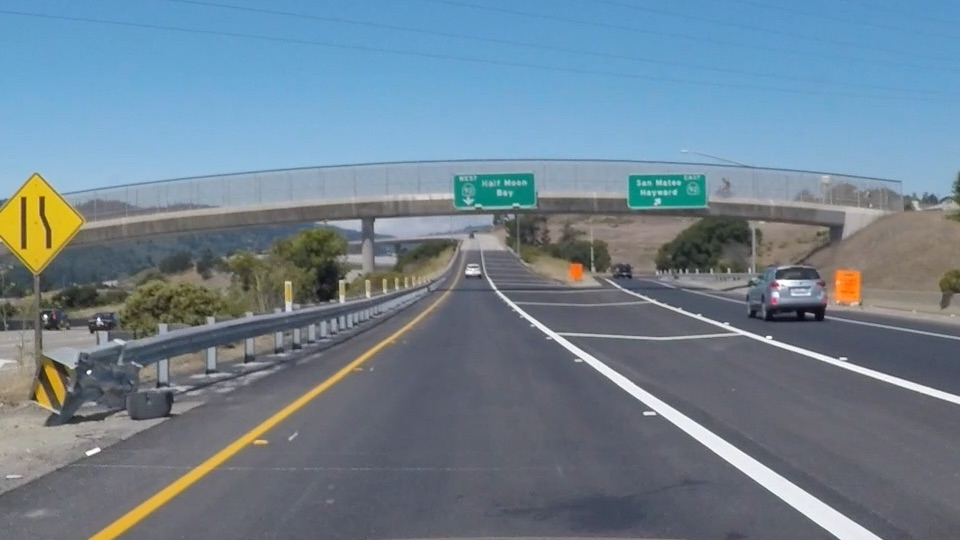
%> input picture Project1/exit-ramp.jpg, 960 x 540 px
$ octave laneFilterTest.m   (GNU Octave 9; MATLAB toolbox functions it lacks are replaced by stand-ins)
%> lines starting %> are read from the running program, lines starting %| are printed output that depends on the picture; in (x1, y1, x2, y2) boxes, pixels count from 0 and x2, y2 are one past the last pixel; in counts of white or black regions, pixels touching at a corner belong together; the program's own positions count from 1
% [17 lines of commented-out code are left out]
pic = imread('exit-ramp.jpg');
%> pic is the input picture: size 540x960x3 uint8; mean R, G, B 111.3, 130.2, 144.4
% pic = imread('highway-construction-service-500x500.jpg');
shape = size(pic);
%> shape = [540 960 3]
gray_pic = rgb2gray(pic);
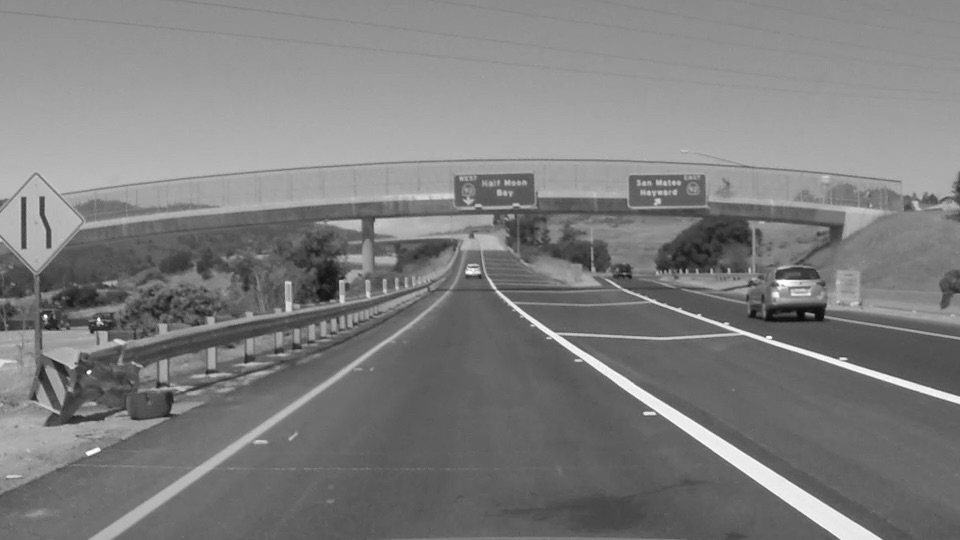
%> gray_pic: size 540x960 uint8; min 7, max 255, mean 126.2
edge_pic = edge(gray_pic,'canny',[0.31,0.36]);
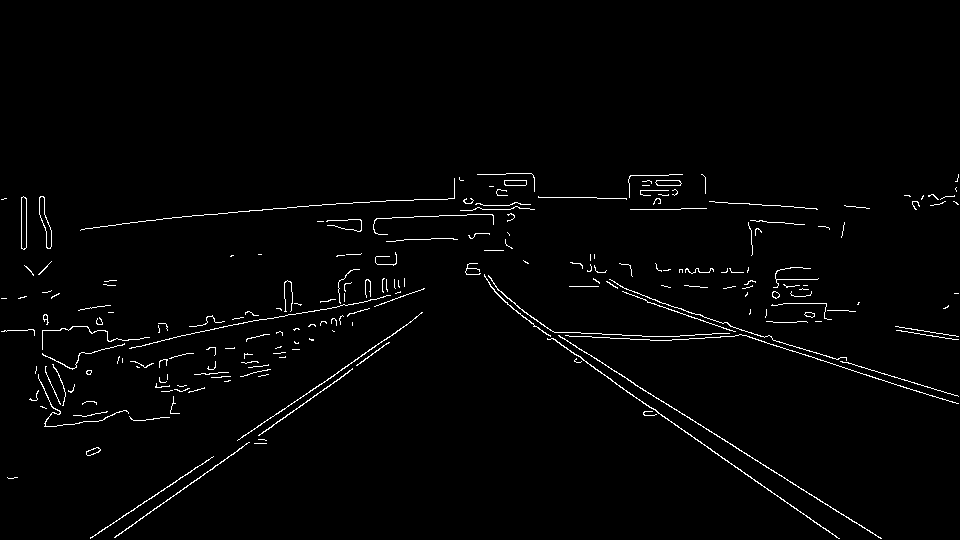
%> edge_pic: size 540x960 logical; 1.7% white in thin lines or dots, all inside (x1, y1, x2, y2) = (1, 173, 959, 539)

%region masking
target_x=0.4;
target_y=0.6*shape(1);
%> target_y = 324
a=[shape(2)*target_x,shape(2)*(1-target_x),shape(2),0];
%> a = [384 576 960 0]
b=[target_y,target_y,shape(1),shape(1)];
%> b = [324 324 540 540]
bw=roipoly(pic,a,b);
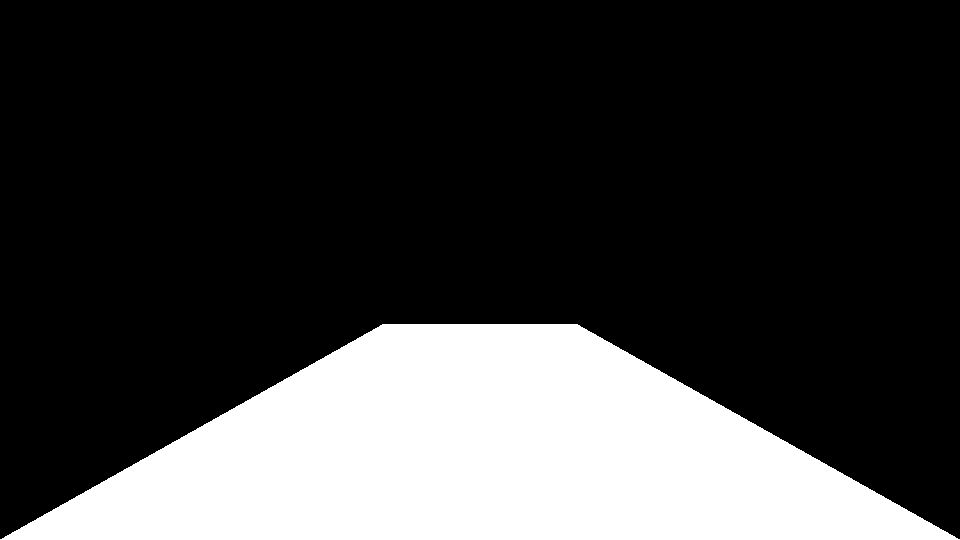
%> bw: size 540x960 logical; 24.1% white; 1 white region, box (x1, y1, x2, y2) and area: (0, 324, 960, 540) 124800
BW=(edge_pic(:,:,1)&bw);
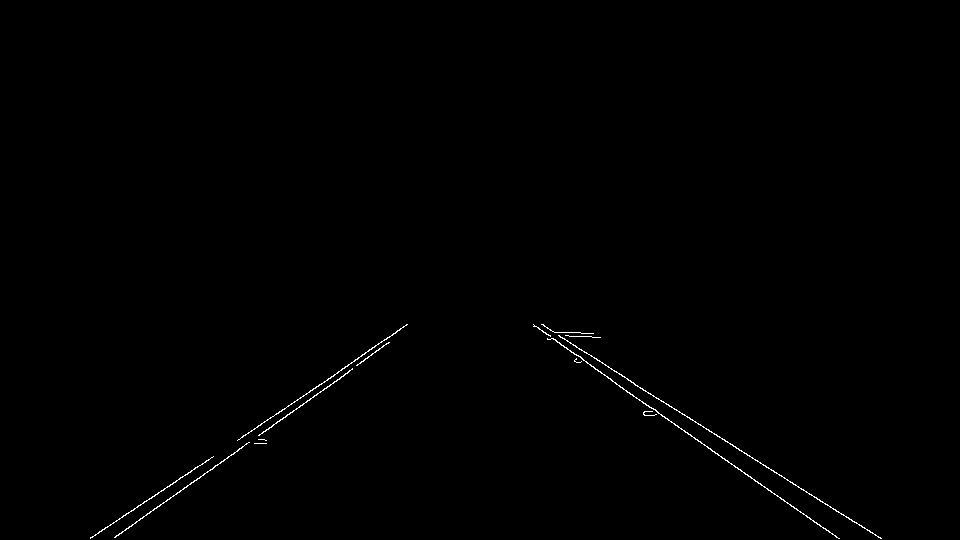
%> BW: size 540x960 logical; 0.38% white in thin lines or dots, all inside (x1, y1, x2, y2) = (90, 324, 882, 539)
imshow(BW);

%hough line detection
[H,T,R] = hough(BW);
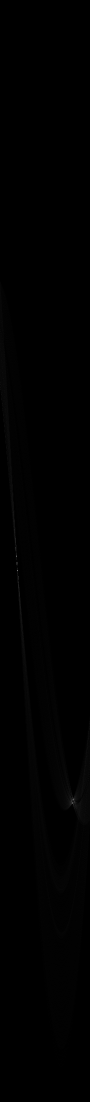
%> H: size 2203x180 double (shown at 1/2 size); min 0, max 301, mean 0.9; drawn with min black and max white
%> T = 180 values from -90 to 89; R = 2203 values from -1101 to 1101
P=houghpeaks(H,3);
%> P = [1142 36; 1113 33; 1599 147]
lines = houghlines(BW,T,R,P,'FillGap',4,'MinLength',5);
%> lines = 4 lines; point1 to point2 (x, y): (560, 337) to (882, 539), (534, 325) to (839, 539), (400, 331) to (238, 441), (214, 457) to (93, 538)
imagesc(pic);
hold on;
for i= 1:length(lines)
    plot([lines(i).point1(1),lines(i).point2(1)],[lines(i).point1(2),lines(i).point2(2)],'LineWidth',2,'Color','red');
end
%> this loop made 4 passes
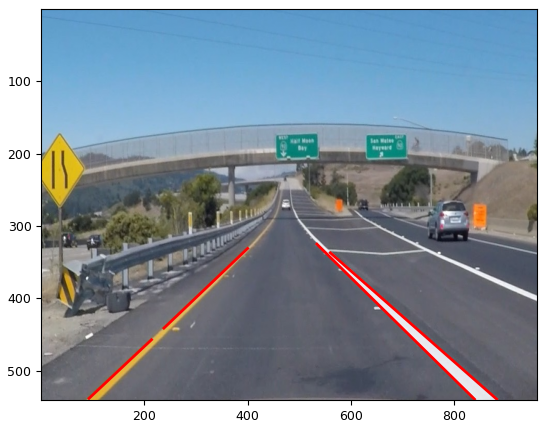
%> figure redrawn from the program's plot data

$ run again, with Project1/highway-construction-service-500x500.jpg copied over Project1/exit-ramp.jpg
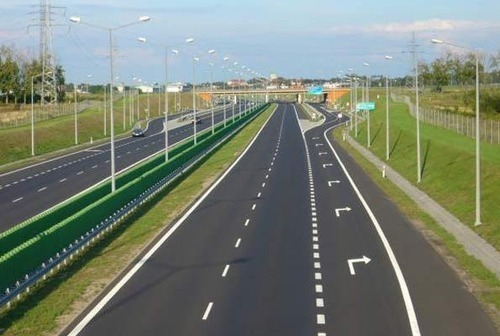
%> input picture Project1/highway-construction-service-500x500.jpg, 500 x 336 px
%> pic is the input picture: size 336x500x3 uint8; mean R, G, B 120, 128.7, 115.4
%> `edge_pic = edge(gray_pic,'canny',[0.31,0.36]);`:
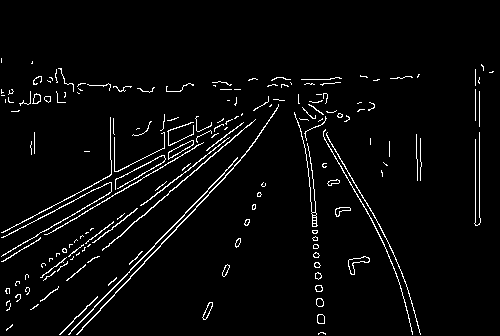
%> edge_pic: size 336x500 logical; 3.6% white in thin lines or dots, all inside (x1, y1, x2, y2) = (1, 58, 494, 335)
%> bw: size 336x500 logical; 24% white; 1 white region, box (x1, y1, x2, y2) and area: (0, 202, 500, 336) 40400
%> BW: size 336x500 logical; 0.74% white in thin lines or dots, all inside (x1, y1, x2, y2) = (59, 202, 421, 335)
%> T = 180 values from -90 to 89; R = 1205 values from -602 to 602
%> P = [884 135]
%> lines = 1 line; point1 to point2 (x, y): (69, 335) to (192, 208)
%> the loop `for i= 1:length(lines)` made 1 pass
%> after the loop `for i= 1:length(lines)`:
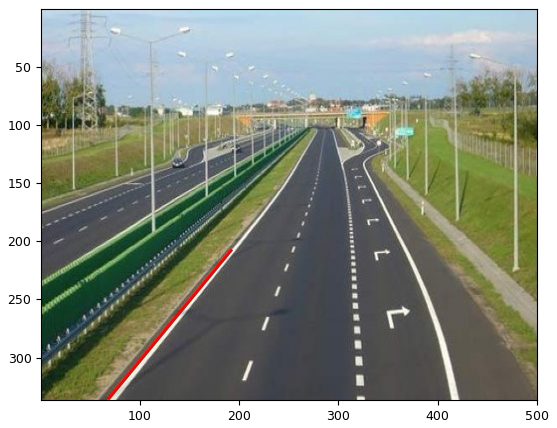
%> figure redrawn from the program's plot data

$ run again, with Project1/692_FreewaySlovenia.jpg copied over Project1/exit-ramp.jpg
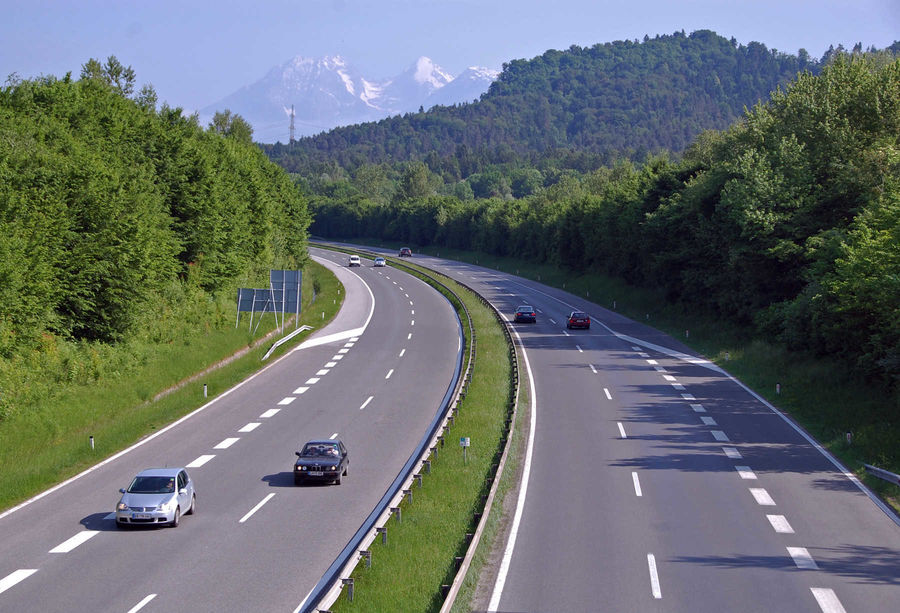
%> input picture Project1/692_FreewaySlovenia.jpg, 900 x 613 px
%> pic is the input picture: size 613x900x3 uint8; mean R, G, B 103, 109.9, 110.8
%> `edge_pic = edge(gray_pic,'canny',[0.31,0.36]);`:
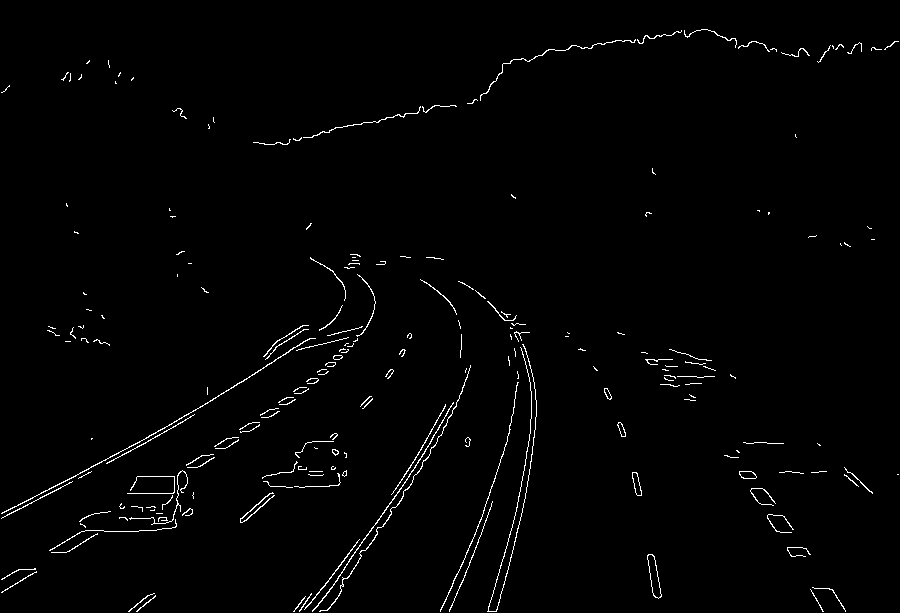
%> edge_pic: size 613x900 logical; 1.4% white in thin lines or dots
%> bw: size 613x900 logical; 24% white; 1 white region, box (x1, y1, x2, y2) and area: (0, 368, 900, 613) 132660
%> BW: size 613x900 logical; 0.57% white in thin lines or dots, all inside (x1, y1, x2, y2) = (119, 368, 846, 612)
%> T = 180 values from -90 to 89; R = 2177 values from -1088 to 1088
%> P = [1696 126; 1685 122; 1726 107]
%> lines = 8 lines; point1 to point2 (x, y): (339, 577) to (400, 490), (408, 480) to (454, 404), (403, 486) to (426, 452), (315, 610) to (330, 590), (350, 577) to (362, 557), (333, 605) to (342, 591), (448, 421) to (453, 414), (366, 551) to (370, 545)
%> the loop `for i= 1:length(lines)` made 8 passes
%> after the loop `for i= 1:length(lines)`:
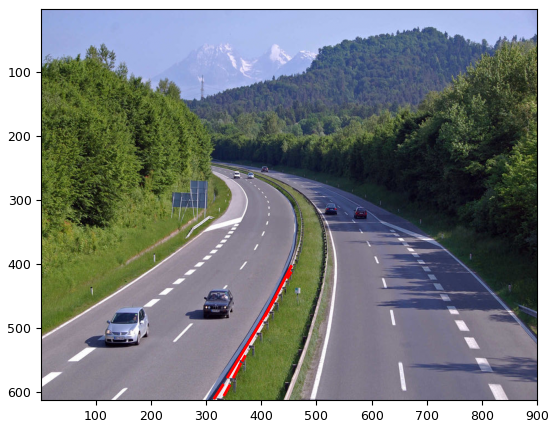
%> figure redrawn from the program's plot data
